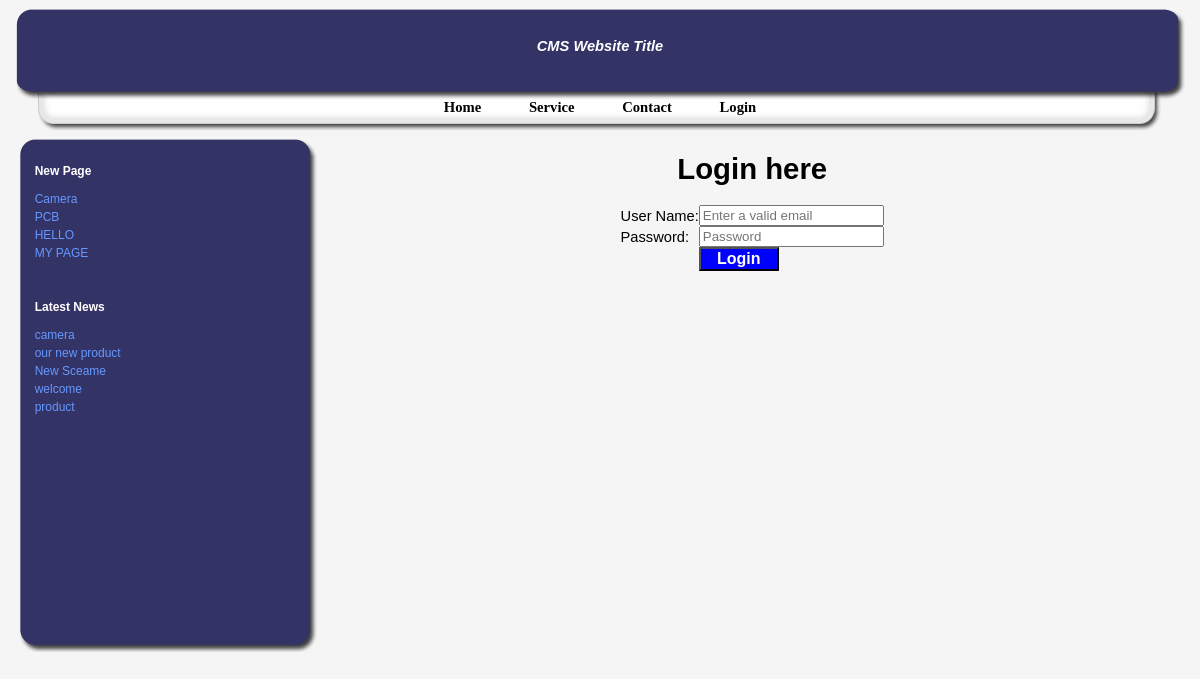
The app's page /cms3/login.php with its own data.
### tables this page shows
CREATE TABLE IF NOT EXISTS `conf` (
  `lab_id` int(3) NOT NULL AUTO_INCREMENT,
  `lab_name` varchar(500) NOT NULL,
  `lab_value` varchar(500) NOT NULL,
  PRIMARY KEY (`lab_id`)
);

CREATE TABLE IF NOT EXISTS `newpage` (
  `page_id` int(11) NOT NULL AUTO_INCREMENT,
  `page_title` varchar(50) NOT NULL,
  `page_des` varchar(500) NOT NULL,
  PRIMARY KEY (`page_id`)
);

CREATE TABLE IF NOT EXISTS `news` (
  `id` int(11) NOT NULL AUTO_INCREMENT,
  `news` varchar(100) NOT NULL,
  `newsdata` varchar(500) NOT NULL,
  `newsdate` varchar(50) NOT NULL,
  PRIMARY KEY (`id`)
);

### cms3/login.php (the view, shortened to what this page needs)
<!DOCTYPE html PUBLIC "-//W3C//DTD XHTML 1.0 Transitional//EN"
           "http://www.w3.org/TR/xhtml1/DTD/xhtml1-transitional.dtd">
<html>
<head>
    <link rel="stylesheet" type="text/css" href="./style.css" />
</head>
<body>
<div id="banner_lc">
<div id="banner_rc">
<div id="banner_tc">
<div id="banner_bc">
<div id="banner_bl">
<div id="banner_br">
<div id="banner_tl">
<div id="banner_tr">
<div id="banner">
  <br>
 <?php
					$query1="select *from conf where lab_id=3";
					$result1=mysql_query($query1);
					$row1=mysql_fetch_array($result1);
					echo $row1[2];
				?>
</div>
 <div id="top_nav">
    <a href="home.php">Home</a>
    <a href="service.php">Service</a>
    <a href="contact.php">Contact</a>
     <a href="login.php">Login</a>
      </div>
</div></div></div></div></div></div></div></div>
 <div class="left_sidebar_container">
		<div class="sidebar_lc">
		<div class="sidebar_rc">
		<div class="sidebar_tc">
		<div class="sidebar_bc">
		<div class="sidebar_bl">
		<div class="sidebar_br">
		<div class="sidebar_tl">
		<div class="sidebar_tr">
		<div id="LeftSideBar">
		<div class="SideBarItem">
		<div class="SideBarTitle">New Page</div>
<?php
											$query="select * from newpage";
											$result=mysql_query($query);
											while($row=mysql_fetch_array($result))
											{
												$a=$row['page_title'];
											?>
											<a href="navigation.php?name=<?php echo $a ?>"> <?php echo $a ?></a><br>
										<?php
											}
											?>
</div>
    <div class="SideBarItem">
	<div class="SideBarTitle">Latest News</div>
	<div class="SideBarItem">
	<?php
	$query="select * from news order by newsdate desc";
    $result=mysql_query($query);
	while($row=mysql_fetch_array($result))
	{
	$newsid=$row[0];
	$news=$row[1];
	?>
	<a href="latestnews.php?newsid=<?php echo $newsid ?>"> <?php echo $news ?></a><br>
	<?php
	}
?>
		<br><br><br><br><br><br><br><br>
		</div>
		 </div>
		</div>
		</div></div></div></div></div></div></div></div></div></div>
<center>
<h1 class="componentheading">
 Login here<br>
</h1>
<p style="text-align: justify;">
		<form method="post"  action="login_query.php">
		<table cellpadding="0" cellspacing="0">
            <tbody>
			<tr>
			<td>User Name:
			<td><input class="valid1" name="UserName" type="email"  required  placeholder="Enter a valid email " pattern="[a-z0-9!#$%&'*+/=?^_`{|}~-]+(?:\.[a-z0-9!#$%&'*+/=?^_`{|}~-]+)*@(?:[a-z0-9](?:[a-z0-9-]*[a-z0-9])?\.)+[a-z0-9](?:[a-z0-9-]*[a-z0-9])?" title="enter valid email address" /></tr>
			<tr>
			<td>Password:
			<td><input type="Password" text-input" name="password" placeholder="Password" required />
			</tr>
			<tr>
			<td></td>
			<td><input type="submit" value="Login" name="submit"  style="background-color:blue;font-size:16px;color:white;  		                   width:80px;cursor:pointer; font-weight:bold"/><tr>
			</table>
</p>
</center>
</body>
</html>

### cms3/style.css (style rules this page uses)
body { padding:.5em 1em; margin:0px; font-family: Arial, sans-serif; font-size:11pt; background-color:#f5f5f5; }
#banner_tc { background-image:url("./img/htc.gif"); background-position:top center; background-repeat:repeat-x; }
#banner_rc { background-image:url("./img/hrc.gif"); background-position:right; background-repeat:repeat-y; }
#banner_lc { background-image:url("./img/hlc.gif"); background-position:left; background-repeat:repeat-y; padding:0px 0px 0px 0px; margin:0px; background-color:#333366; }
#banner_bc { background-image:url("./img/hbc.gif"); background-position:bottom center; background-repeat:repeat-x; }
#banner_tl { background-image:url("./img/htl.gif"); background-position:top left; background-repeat:no-repeat; }
#banner_tr { background-image:url("./img/htr.gif"); background-position:top right; background-repeat:no-repeat; text-align:center; }
#banner_bl { background-image:url("./img/hbl.gif"); background-position:bottom left; background-repeat:no-repeat; }
#banner_br { background-image:url("./img/hbr.gif"); background-position:bottom right; background-repeat:no-repeat; }
#top_nav { position:relative; bottom:1.25em; left:0em; height:1em; text-align:center;color:#000; font-family:georgia,serif ; }
#top_nav a,#top_nav a:visited,#top_nav a:hover { color:#000 !important; padding:0px 1.5em;font-weight:bold; }
.sidebar_tc { background-image:url("./img/sidebar_tc.gif"); background-position:top center; background-repeat:repeat-x; }
.sidebar_rc { background-image:url("./img/sidebar_rc.gif"); background-position:right; background-repeat:repeat-y; }
.sidebar_lc { background-image:url("./img/sidebar_lc.gif"); background-position:left; background-repeat:repeat-y; background-color:#333366; }
.sidebar_bc { background-image:url("./img/sidebar_bc.gif"); background-position:bottom center; background-repeat:repeat-x; }
.sidebar_tl { background-image:url("./img/sidebar_tl.gif"); background-position:top left; background-repeat:no-repeat; }
.sidebar_tr { background-image:url("./img/sidebar_tr.gif"); background-position:top right; background-repeat:no-repeat; padding:20px; }
.sidebar_bl { background-image:url("./img/sidebar_bl.gif"); background-position:bottom left; background-repeat:no-repeat; }
.sidebar_br { background-image:url("./img/sidebar_br.gif"); background-position:bottom right; background-repeat:no-repeat; }
.left_sidebar_container { float:left; width:26%; }
#RightSideBar,#LeftSideBar { padding:0px; }
input, textarea { font-size: 10pt; font-family: Arial, sans-serif; }
#banner { background-color: inherit; color:#ffffff; height:7.5em; }
a { background-color:transparent; }
a:link, a:visited, a:active { color: #6699ff; background-color:inherit; text-decoration: none; }
div.SideBarItem { padding-bottom: 12px; margin-bottom: 2em; font-size: 12px; font-weight:normal;line-height:150%; color:#fff; }
.SideBarTitle { font-family: arial, sans-serif; color: #FFFFFF; background-color:inherit; font-size: 1em; font-weight:bold; text-align:left; margin:10px 0px; }

### records on screen
conf: lab_value "CMS Website Title"
newpage: page_title "Camera"
newpage: page_title "PCB"
newpage: page_title "HELLO"
newpage: page_title "MY PAGE"
news: news "camera"
news: news "our new product"
news: news "New Sceame"
news: news "welcome"
news: news "product"
